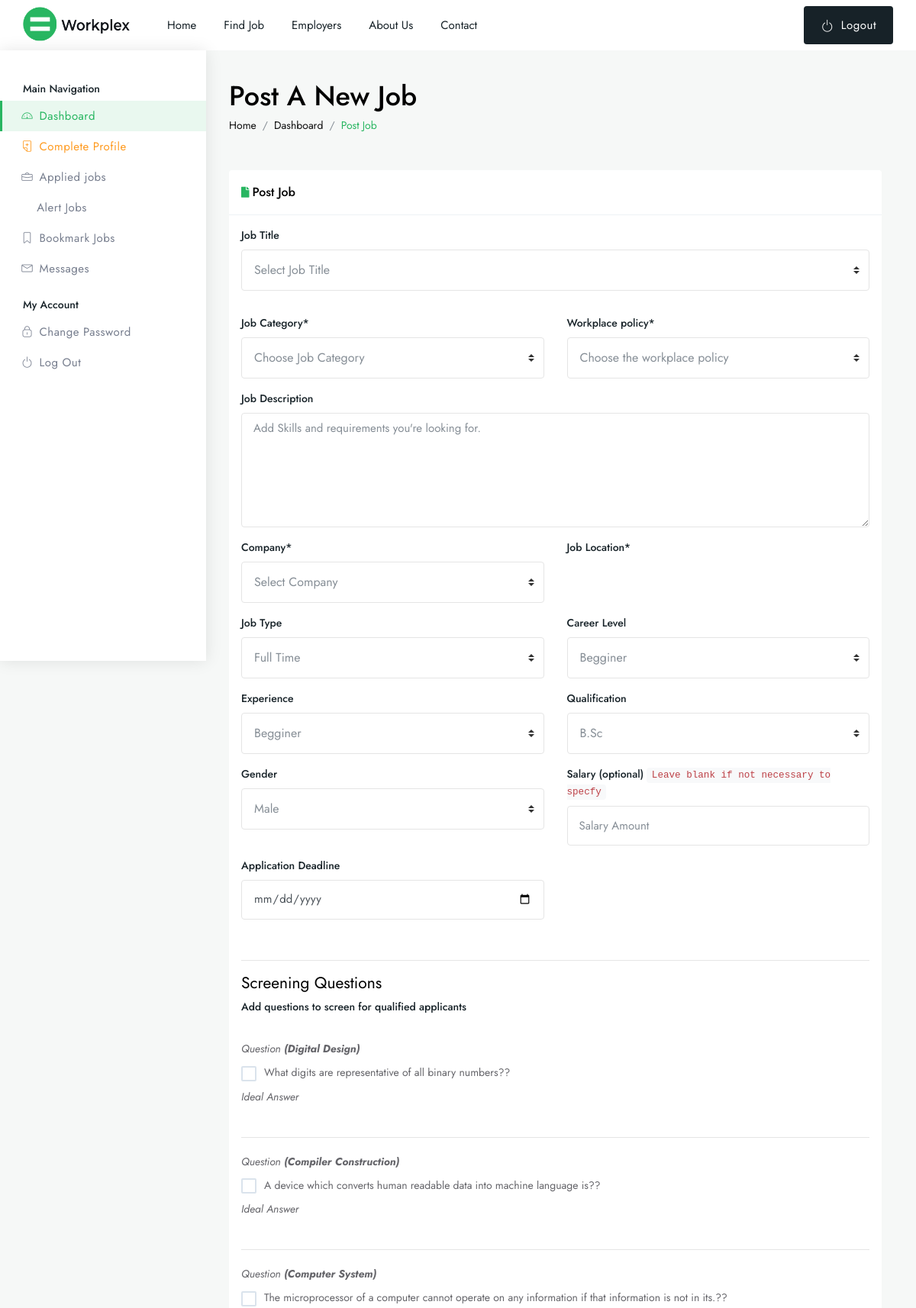
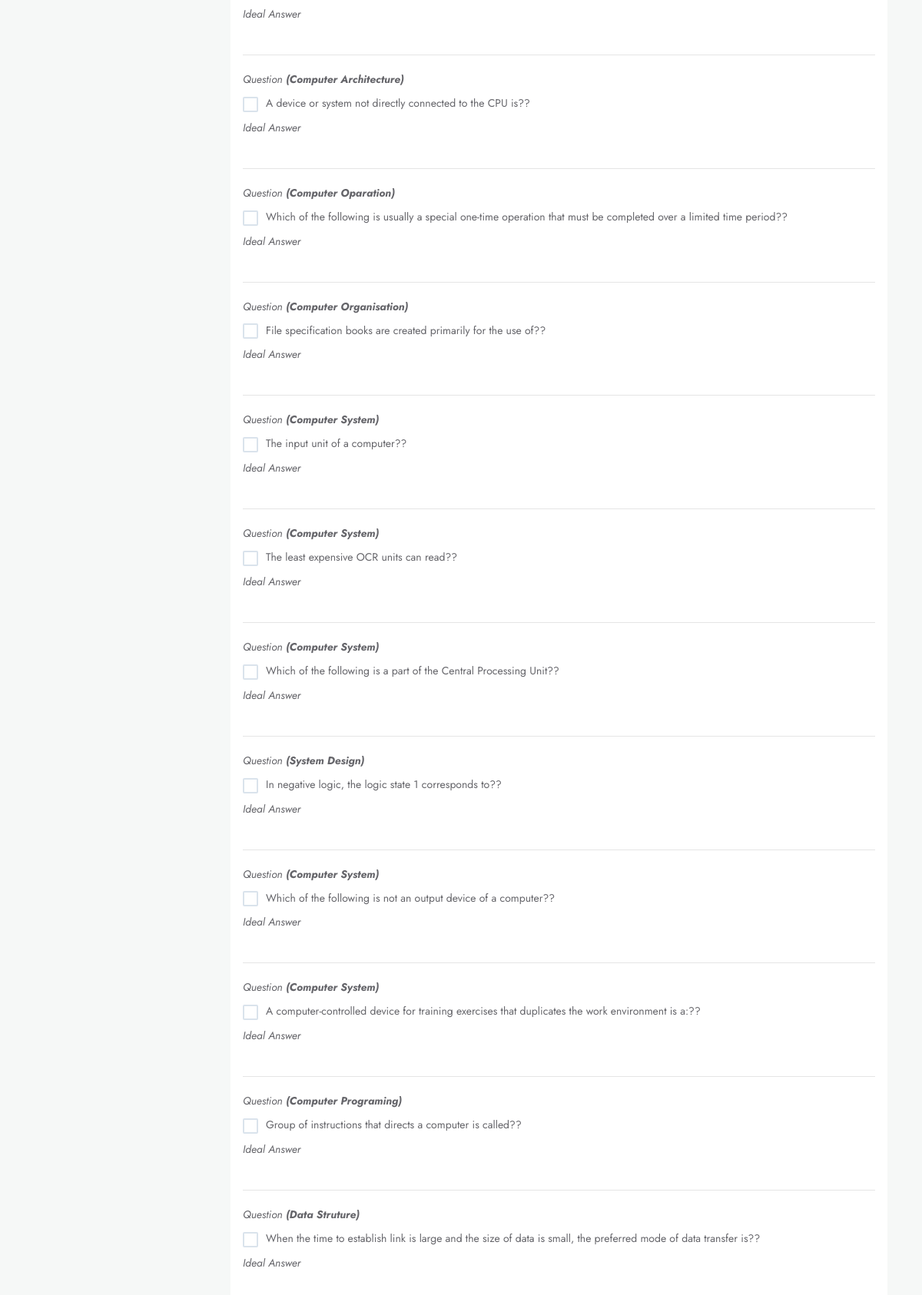
The page /dashboard/dashboard-post-job.php (signed in, upper part) on the database its author committed (2 pictures, top to bottom).
### tables this page shows
CREATE TABLE IF NOT EXISTS `tblscreening` (
  `id` int(11) NOT NULL AUTO_INCREMENT,
  `q_title` varchar(200) NOT NULL,
  `question` text NOT NULL,
  `opt_A` varchar(50) NOT NULL,
  `opt_B` varchar(50) NOT NULL,
  `opt_C` varchar(50) NOT NULL,
  `opt_D` varchar(50) NOT NULL,
  `opt_E` varchar(50) NOT NULL,
  `status` varchar(20) NOT NULL,
  PRIMARY KEY (`id`)
);

### dashboard/dashboard-post-job.php (the view, shortened to what this page needs)
<!DOCTYPE html>
<html lang="zxx">
<?php require 'include/phpcode.php';
?>
<head>
	<link href="assets/css/styles.css" rel="stylesheet">
</head>
<body>
	<div id="main-wrapper">
		<?php include 'header.php' ?>
		<div class="dashboard-wrap bg-light">
			<?php include 'sidenav.php' ?>
			<div class="dashboard-content">
				<div class="dashboard-tlbar d-block mb-5">
					<div class="row">
						<div class="colxl-12 col-lg-12 col-md-12">
							<h1 class="ft-medium">Post A New Job</h1>
							<nav aria-label="breadcrumb">
								<ol class="breadcrumb">
									<li class="breadcrumb-item text-muted"><a href="#">Home</a></li>
									<li class="breadcrumb-item text-muted"><a href="#">Dashboard</a></li>
									<li class="breadcrumb-item"><a href="#" class="theme-cl">Post Job</a></li>
								</ol>
							</nav>
						</div>
					</div>
				</div>
				<div class="dashboard-widg-bar d-block">
					<div class="row">
						<div class="col-xl-12 col-lg-12 col-md-12">
							<div class="_dashboard_content bg-white rounded mb-4">
								<div class="_dashboard_content_header br-bottom py-3 px-3">
									<div class="_dashboard__header_flex">
										<h4 class="mb-0 ft-medium fs-md"><i class="fa fa-file mr-1 theme-cl fs-sm"></i>Post Job</h4>
									</div>
								</div>
								<div class="_dashboard_content_body py-3 px-3">
									<form class="row" method="post">
										<div class="col-xl-12 col-lg-12 col-md-12">
											<div class="row">
												<div class="col-xl-12 col-lg-12 col-md-12">
													<div class="form-group">
														<label class="text-dark ft-medium">Job Title</label>
														<select class="custom-select rounded" name="job_title_select" id="title_select" onchange="set_job()" required>
															<option hidden>Select Job Title</option>
														</select>
													</div>
												</div>
												<div class="col-xl-12 col-lg-12 col-md-12">
												</div>
												<div class="col-xl-6 col-lg-6 col-md-6">
													<div class="form-group">
														<label class="text-dark ft-medium">Job Category*</label>
														<select class="custom-select rounded" name="job_categoryid" required>
															<option hidden>Choose Job Category</option>
														</select>
													</div>
												</div>
												<div class="col-xl-6 col-lg-6 col-md-6">
													<div class="form-group">
														<label class="text-dark ft-medium">Workplace policy*</label>
														<select class="custom-select rounded" name="workplace_policy" required>
															<option hidden>Choose the workplace policy</option>
														</select>
													</div>
												</div>
												<div class="col-xl-12 col-lg-12 col-md-12">
													<div class="form-group">
														<label class="text-dark ft-medium">Job Description</label>
														<textarea class="form-control rounded" name="job_desc" placeholder="Add Skills and requirements you're looking for." required></textarea>
													</div>
												</div>
												<div class="col-xl-6 col-lg-6 col-md-6">
													<div class="form-group">
														<label class="text-dark ft-medium">Company*</label>
														<select class="custom-select rounded" required name="company" id="companyid" onChange="getcompany(this.value);">
															<option value="">Select Company</option>
														</select>
													</div>
												</div>
												<div class="col-xl-6 col-lg-6 col-md-6">
													<div class="form-group">
														<label class="text-dark ft-medium">Job Location*</label>
													</div>
												</div>
												<div class="col-xl-6 col-lg-6 col-md-6">
													<div class="form-group">
														<label class="text-dark ft-medium">Job Type</label>
														<select class="custom-select rounded" name="job_type" required>
															<option>Full Time</option>
														</select>
													</div>
												</div>
												<div class="col-xl-6 col-lg-6 col-md-6">
													<div class="form-group">
														<label class="text-dark ft-medium" required>Career Level</label>
														<select class="custom-select rounded" name="career_level">
															<option>Begginer</option>
														</select>
													</div>
												</div>
												<div class="col-xl-6 col-lg-6 col-md-6">
													<div class="form-group">
														<label class="text-dark ft-medium">Experience</label>
														<select class="custom-select rounded" name="experience" required>
															<option>Begginer</option>
														</select>
													</div>
												</div>
												<div class="col-xl-6 col-lg-6 col-md-6">
													<div class="form-group">
														<label class="text-dark ft-medium">Qualification</label>
														<select class="custom-select rounded" name="qualification" required>
															<option>B.Sc</option>
														</select>
													</div>
												</div>
												<div class="col-xl-6 col-lg-6 col-md-6">
													<div class="form-group">
														<label class="text-dark ft-medium">Gender</label>
														<select class="custom-select rounded" name="gender" required>
															<option>Male</option>
														</select>
													</div>
												</div>
												<div class="col-xl-6 col-lg-6 col-md-6">
													<div class="form-group">
														<label class="text-dark ft-medium">Salary (optional) <code>Leave blank if not necessary to specfy</code></label>
														<input type="number" class="form-control rounded" name="salary" placeholder="Salary Amount" id="">
													</div>
												</div>
												<div class="col-xl-6 col-lg-6 col-md-6">
													<div class="form-group">
														<label class="text-dark ft-medium">Application Deadline</label>
														<input type="date" class="form-control rounded" placeholder="dd-mm-yyyy" name="deadline" required>
													</div>
												</div>
												<div class="col-xl-12 col-lg-12 col-md-12">
													<div class="form-group"><br>
														<hr>
														<h4>Screening Questions </h4>
														<label class="text-dark ft-medium">Add questions to screen for qualified applicants</label>
														<div class="row">
															<div class="col-xl-12 col-lg-12 col-md-12">
																<ul class="no-ul-list">
																	<br>
																	<?php
																	$query = "SELECT * from tblscreening ORDER BY id DESC" or die(mysqli_error($con));
																	$run = mysqli_query($con, $query);
																	while ($row = mysqli_fetch_array($run)) {
																	?>
																		<li>
																			<label for="<?php echo $row['id'] ?>" class="checkbox-custom-label"><i>Question <strong>(<?php echo $row['q_title'] ?>)</strong></i></label>
																			<label for="<?php echo $row['id'] ?>" class="checkbox-custom-label"><?php echo $row['question'] ?><span>?</span></label>
																			<label for="<?php echo $row['id'] ?>" class="checkbox-custom-label"><i>Ideal Answer</i></label>
																		</li>
																		<hr>
																	<?php } ?>
																</ul>
															</div>
														</div>
													</div>
												</div>
											</div>
									</form>
								</div>
							</div>
						</div>
					</div>
				</div>
			</div>
		</div>
	</div>
</body>
</html>

### rows shown on the page
tblscreening: q_title "Digital Design", question "What digits are representative of all binary numbers?"
tblscreening: q_title "Compiler Construction", question "A device which converts human readable data into machine language is?"
tblscreening: q_title "Computer System", question "The microprocessor of a computer cannot operate on any information if that information is not in its.?"
tblscreening: q_title "Computer Architecture", question "A device or system not directly connected to the CPU is?"
tblscreening: q_title "Computer Oparation", question "Which of the following is usually a special one-time operation that must be completed over a limited time period?"
tblscreening: q_title "Computer Organisation", question "File specification books are created primarily for the use of?"
tblscreening: q_title "Computer System", question "The input unit of a computer?"
tblscreening: q_title "Computer System", question "The least expensive OCR units can read?"
tblscreening: q_title "Computer System", question "Which of the following is a part of the Central Processing Unit?"
tblscreening: q_title "System Design", question "In negative logic, the logic state 1 corresponds to?"
tblscreening: q_title "Computer System", question "Which of the following is not an output device of a computer?"
tblscreening: q_title "Computer System", question "A computer-controlled device for training exercises that duplicates the work environment is a:?"
tblscreening: q_title "Computer Programing", question "Group of instructions that directs a computer is called?"
tblscreening: q_title "Data Struture", question "When the time to establish link is large and the size of data is small, the preferred mode of data transfer is?"
